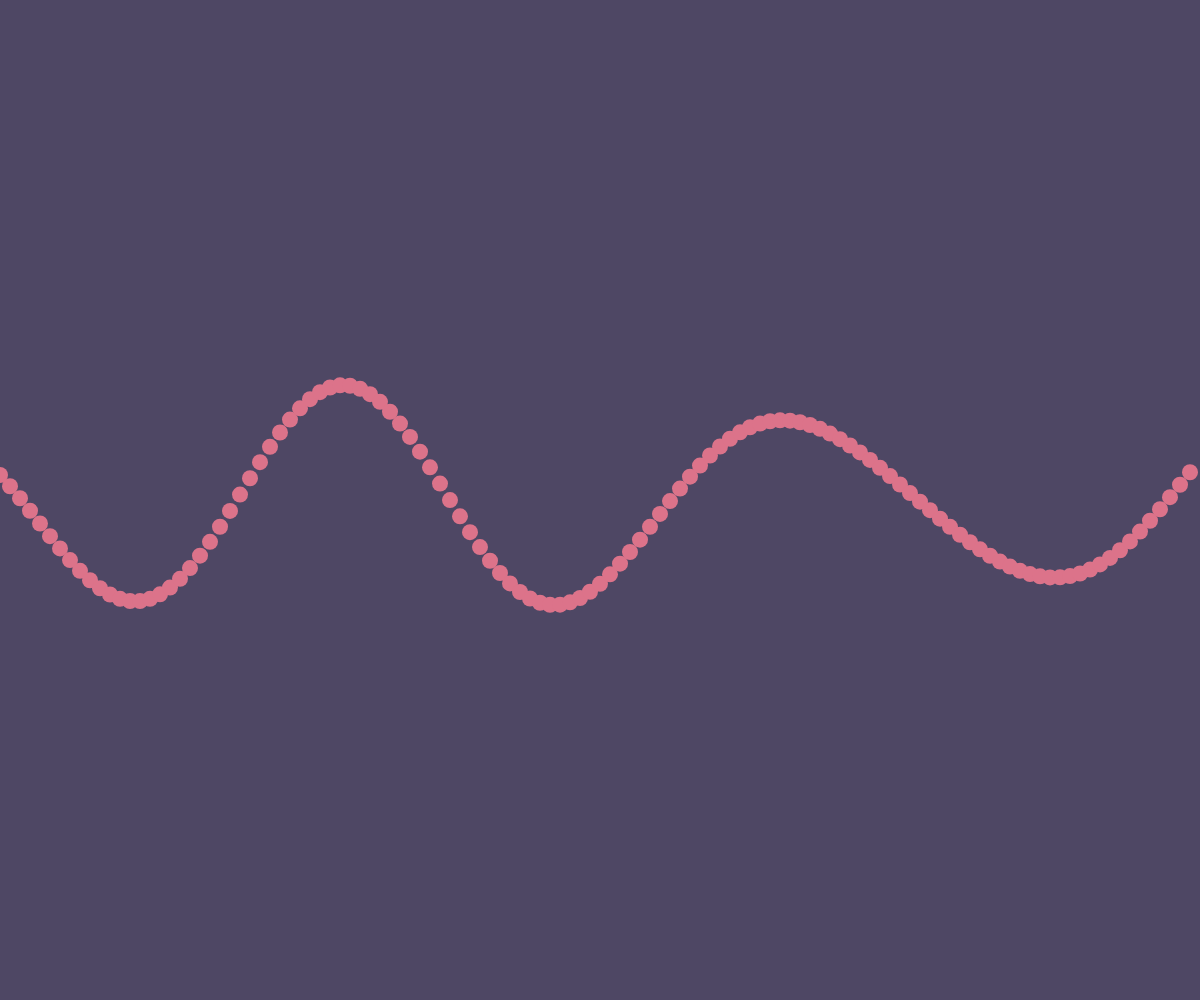
Frame 1 (no input)
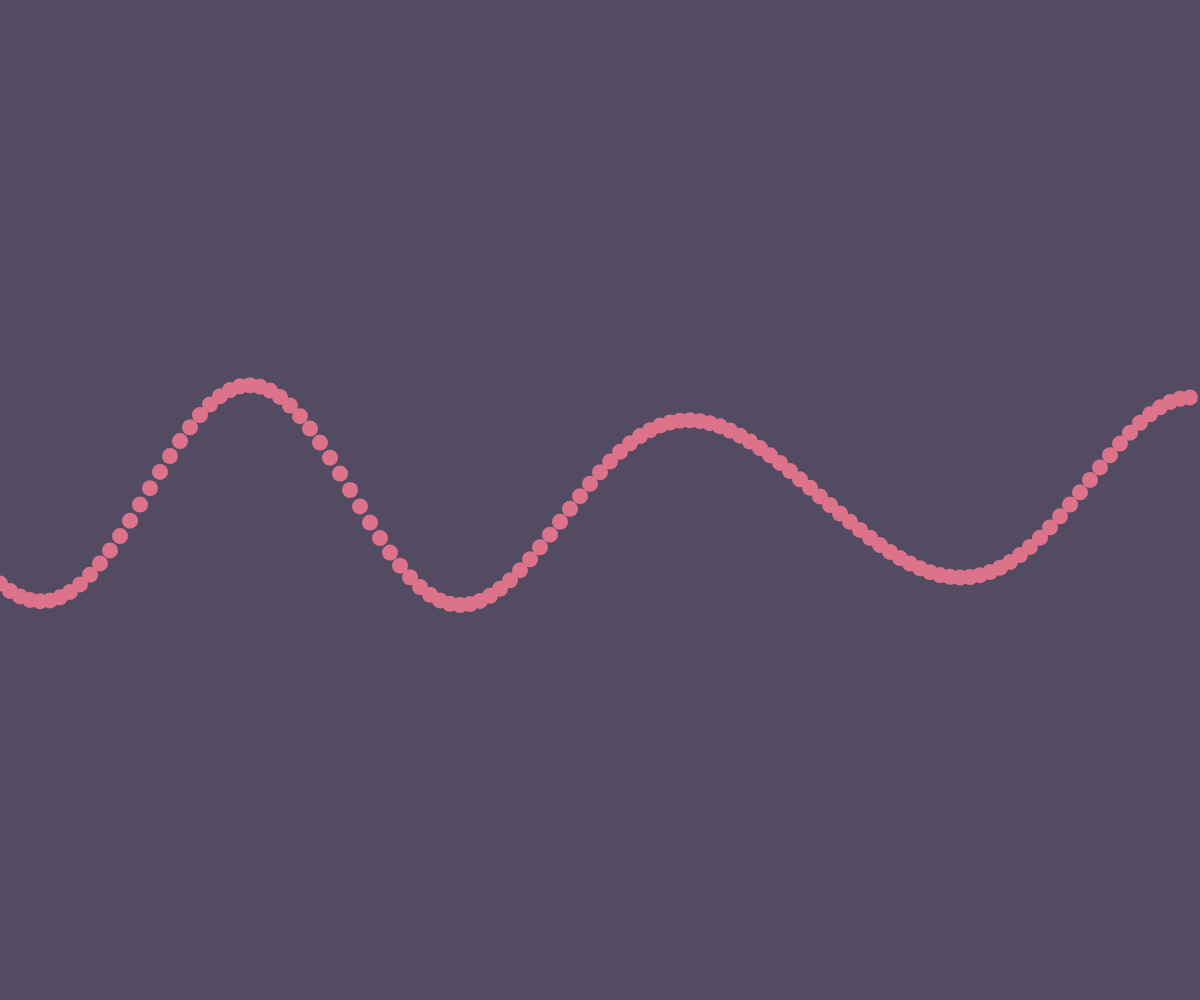
Frame 60 (no input)
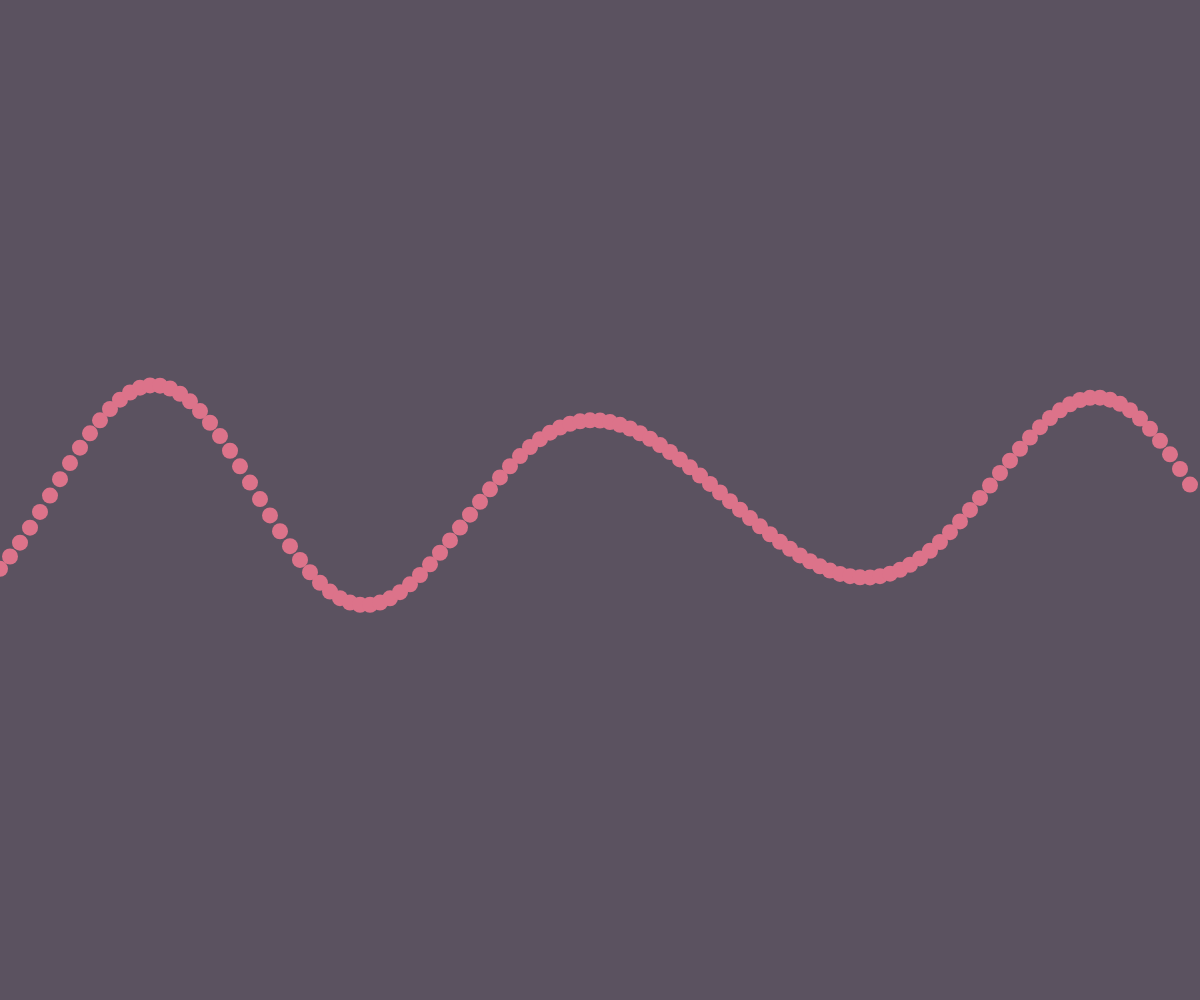
Frame 120 (the mouse pressed at the canvas centre since frame 60)

The p5.js sketch that drew these frames (run headless with seeded random() and noise() and a simulated clock; from frame 60 on, the mouse is pressed at the canvas centre):

// p5.js sketch
// ── sketch.js
let waves=[];
let colours=[];
let r_offset=255;
let g_offset=1255;
let b_offset=2255;

setup = () => {
  //Waves setup
  for (let i = 0; i < 5; i++) {
    colours.push({ r:random(250), g:random(250), b:random(250) });
    waves[i] = new Wave(
      random(20, 80), 
      random(100, 600), 
      random(TWO_PI));
  }
  
}

  draw = () => {
    createCanvas(windowWidth, windowHeight);
    
    r_offset+=0.001;
    g_offset+=0.001;
    b_offset+=0.001;
    let noiseMap_r=map(noise(r_offset), 0, 1, 0, 255);
    let noiseMap_g=map(noise(g_offset), 0, 1, 0, 255);
    let noiseMap_b=map(noise(b_offset), 0, 1, 0, 255);
    background(noiseMap_r, noiseMap_g, noiseMap_b);

    //Waves example
    for (let x = 0; x < width; x += 10) {
      let y = 0;
      waves.forEach(wave =>  y+= wave.evaluate(x));
      waves.forEach((wave,i) => fill(colours[i].r, colours[i].g, colours[i].b));
      noStroke();
      
      ellipse(x, y + height / 2, 16);
    }

    waves.forEach(wave => wave.update());
};

// ── Wave.js
class Wave {
    constructor(amp, period, phase) {
      this.amplitude = amp;
      this.period = period;
      this.phase = phase;
    }
  
    evaluate(x) {
      return sin(this.phase + (TWO_PI * x) / this.period) * this.amplitude;
    }
  
    update() {
      // phase should change relative to period?
      this.phase += (10.0 / this.period);
    }
  }
  
